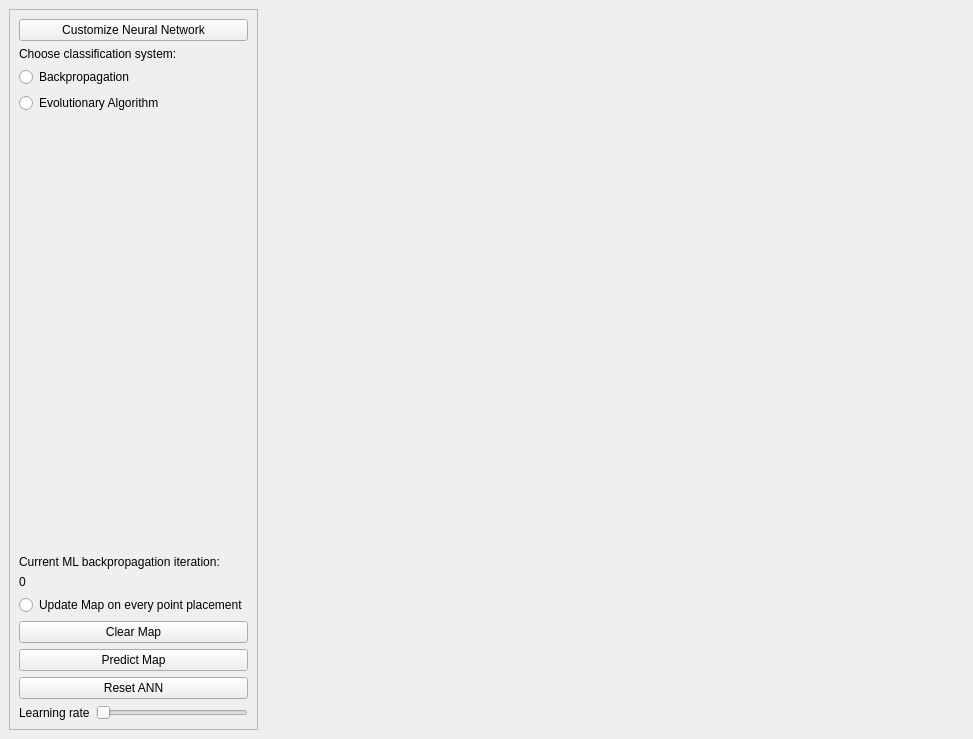
<?xml version="1.0" encoding="UTF-8"?>
<ui version="4.0">
 <class>MainWindow</class>
 <widget class="QMainWindow" name="MainWindow">
  <property name="geometry">
   <rect>
    <x>0</x>
    <y>0</y>
    <width>964</width>
    <height>739</height>
   </rect>
  </property>
  <property name="windowTitle">
   <string>MainWindow</string>
  </property>
  <widget class="QWidget" name="centralwidget">
   <layout class="QGridLayout" name="gridLayout">
    <item row="0" column="3">
     <widget class="QLabel" name="image">
      <property name="minimumSize">
       <size>
        <width>700</width>
        <height>700</height>
       </size>
      </property>
      <property name="styleSheet">
       <string notr="true"/>
      </property>
      <property name="text">
       <string/>
      </property>
     </widget>
    </item>
    <item row="0" column="0">
     <widget class="QFrame" name="frame_2">
      <property name="frameShape">
       <enum>QFrame::StyledPanel</enum>
      </property>
      <property name="frameShadow">
       <enum>QFrame::Raised</enum>
      </property>
      <layout class="QGridLayout" name="gridLayout_2">
       <item row="0" column="0">
        <widget class="QPushButton" name="CustomizeButton">
         <property name="text">
          <string>Customize Neural Network</string>
         </property>
        </widget>
       </item>
       <item row="8" column="0">
        <widget class="QPushButton" name="ClearButton">
         <property name="text">
          <string>Clear Map</string>
         </property>
        </widget>
       </item>
       <item row="4" column="0">
        <spacer name="verticalSpacer">
         <property name="orientation">
          <enum>Qt::Vertical</enum>
         </property>
         <property name="sizeHint" stdset="0">
          <size>
           <width>20</width>
           <height>452</height>
          </size>
         </property>
        </spacer>
       </item>
       <item row="9" column="0">
        <widget class="QPushButton" name="PredictButton">
         <property name="text">
          <string>Predict Map</string>
         </property>
        </widget>
       </item>
       <item row="11" column="0">
        <layout class="QHBoxLayout" name="horizontalLayout_9">
         <item>
          <widget class="QLabel" name="label_9">
           <property name="text">
            <string>Learning rate</string>
           </property>
          </widget>
         </item>
         <item>
          <widget class="QSlider" name="LearningSlider">
           <property name="orientation">
            <enum>Qt::Horizontal</enum>
           </property>
          </widget>
         </item>
        </layout>
       </item>
       <item row="3" column="0">
        <widget class="QRadioButton" name="EvolutionButton">
         <property name="text">
          <string>Evolutionary Algorithm</string>
         </property>
         <property name="autoExclusive">
          <bool>true</bool>
         </property>
        </widget>
       </item>
       <item row="5" column="0">
        <widget class="QLabel" name="label_2">
         <property name="text">
          <string>Current ML backpropagation iteration:</string>
         </property>
        </widget>
       </item>
       <item row="2" column="0">
        <widget class="QRadioButton" name="BackButton">
         <property name="text">
          <string>Backpropagation</string>
         </property>
        </widget>
       </item>
       <item row="7" column="0">
        <widget class="QRadioButton" name="AutoButton">
         <property name="text">
          <string>Update Map on every point placement</string>
         </property>
         <property name="autoExclusive">
          <bool>false</bool>
         </property>
        </widget>
       </item>
       <item row="10" column="0">
        <widget class="QPushButton" name="ResetButton">
         <property name="text">
          <string>Reset ANN</string>
         </property>
        </widget>
       </item>
       <item row="1" column="0">
        <widget class="QLabel" name="label">
         <property name="text">
          <string>Choose classification system:</string>
         </property>
        </widget>
       </item>
       <item row="6" column="0">
        <widget class="QLabel" name="CounterLabel">
         <property name="text">
          <string>0</string>
         </property>
        </widget>
       </item>
      </layout>
     </widget>
    </item>
   </layout>
  </widget>
  <widget class="QMenuBar" name="menubar">
   <property name="geometry">
    <rect>
     <x>0</x>
     <y>0</y>
     <width>964</width>
     <height>21</height>
    </rect>
   </property>
  </widget>
 </widget>
 <resources/>
 <connections/>
</ui>
